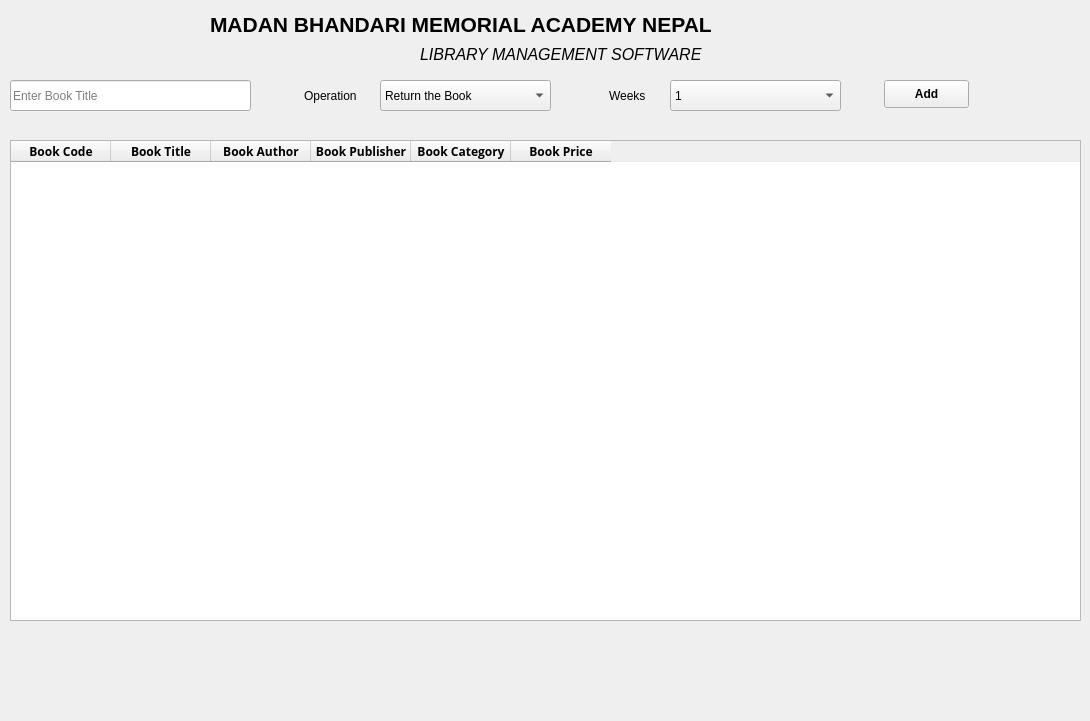
    <widget class="QWidget" name="tab">
     <attribute name="title">
      <string>Tab 1</string>
     </attribute>
     <widget class="QTableWidget" name="tableWidget">
      <property name="geometry">
       <rect>
        <x>-370</x>
        <y>520</y>
        <width>256</width>
        <height>192</height>
       </rect>
      </property>
     </widget>
     <widget class="QTableWidget" name="tableWidget_2">
      <property name="geometry">
       <rect>
        <x>10</x>
        <y>140</y>
        <width>1071</width>
        <height>481</height>
       </rect>
      </property>
      <property name="font">
       <font>
        <family>Open Sans</family>
        <pointsize>9</pointsize>
        <weight>75</weight>
        <bold>true</bold>
       </font>
      </property>
      <column>
       <property name="text">
        <string>Book Code</string>
       </property>
      </column>
      <column>
       <property name="text">
        <string>Book Title</string>
       </property>
      </column>
      <column>
       <property name="text">
        <string>Book Author</string>
       </property>
      </column>
      <column>
       <property name="text">
        <string>Book Publisher</string>
       </property>
      </column>
      <column>
       <property name="text">
        <string>Book Category</string>
       </property>
      </column>
      <column>
       <property name="text">
        <string>Book Price</string>
       </property>
      </column>
     </widget>
     <widget class="QPushButton" name="pushButton_6">
      <property name="geometry">
       <rect>
        <x>884</x>
        <y>80</y>
        <width>85</width>
        <height>28</height>
       </rect>
      </property>
      <property name="font">
       <font>
        <weight>75</weight>
        <bold>true</bold>
       </font>
      </property>
      <property name="text">
       <string>Add</string>
      </property>
     </widget>
     <widget class="QLineEdit" name="lineEdit">
      <property name="geometry">
       <rect>
        <x>-380</x>
        <y>210</y>
        <width>113</width>
        <height>22</height>
       </rect>
      </property>
     </widget>
     <widget class="QLineEdit" name="lineEdit_2">
      <property name="geometry">
       <rect>
        <x>10</x>
        <y>80</y>
        <width>241</width>
        <height>31</height>
       </rect>
      </property>
      <property name="placeholderText">
       <string>Enter Book Title</string>
      </property>
     </widget>
     <widget class="QComboBox" name="comboBox">
      <property name="geometry">
       <rect>
        <x>380</x>
        <y>80</y>
        <width>171</width>
        <height>31</height>
       </rect>
      </property>
      <item>
       <property name="text">
        <string>Return the Book</string>
       </property>
      </item>
      <item>
       <property name="text">
        <string>Borrow the Book</string>
       </property>
      </item>
     </widget>
     <widget class="QComboBox" name="comboBox_2">
      <property name="geometry">
       <rect>
        <x>670</x>
        <y>80</y>
        <width>171</width>
        <height>31</height>
       </rect>
      </property>
      <item>
       <property name="text">
        <string>1</string>
       </property>
      </item>
      <item>
       <property name="text">
        <string>2</string>
       </property>
      </item>
      <item>
       <property name="text">
        <string>3</string>
       </property>
      </item>
      <item>
       <property name="text">
        <string>4</string>
       </property>
      </item>
      <item>
       <property name="text">
        <string>5</string>
       </property>
      </item>
     </widget>
     <widget class="QLabel" name="label">
      <property name="geometry">
       <rect>
        <x>304</x>
        <y>80</y>
        <width>71</width>
        <height>31</height>
       </rect>
      </property>
      <property name="text">
       <string>Operation</string>
      </property>
     </widget>
     <widget class="QLabel" name="label_2">
      <property name="geometry">
       <rect>
        <x>609</x>
        <y>80</y>
        <width>51</width>
        <height>31</height>
       </rect>
      </property>
      <property name="text">
       <string>Weeks</string>
      </property>
     </widget>
     <widget class="QLabel" name="label_30">
      <property name="geometry">
       <rect>
        <x>210</x>
        <y>4</y>
        <width>651</width>
        <height>41</height>
       </rect>
      </property>
      <property name="font">
       <font>
        <pointsize>16</pointsize>
        <weight>75</weight>
        <bold>true</bold>
       </font>
      </property>
      <property name="text">
       <string>MADAN BHANDARI MEMORIAL ACADEMY NEPAL</string>
      </property>
     </widget>
     <widget class="QLabel" name="label_31">
      <property name="geometry">
       <rect>
        <x>420</x>
        <y>44</y>
        <width>321</width>
        <height>20</height>
       </rect>
      </property>
      <property name="font">
       <font>
        <pointsize>12</pointsize>
        <italic>true</italic>
       </font>
      </property>
      <property name="text">
       <string>LIBRARY MANAGEMENT SOFTWARE</string>
      </property>
     </widget>
    </widget>
